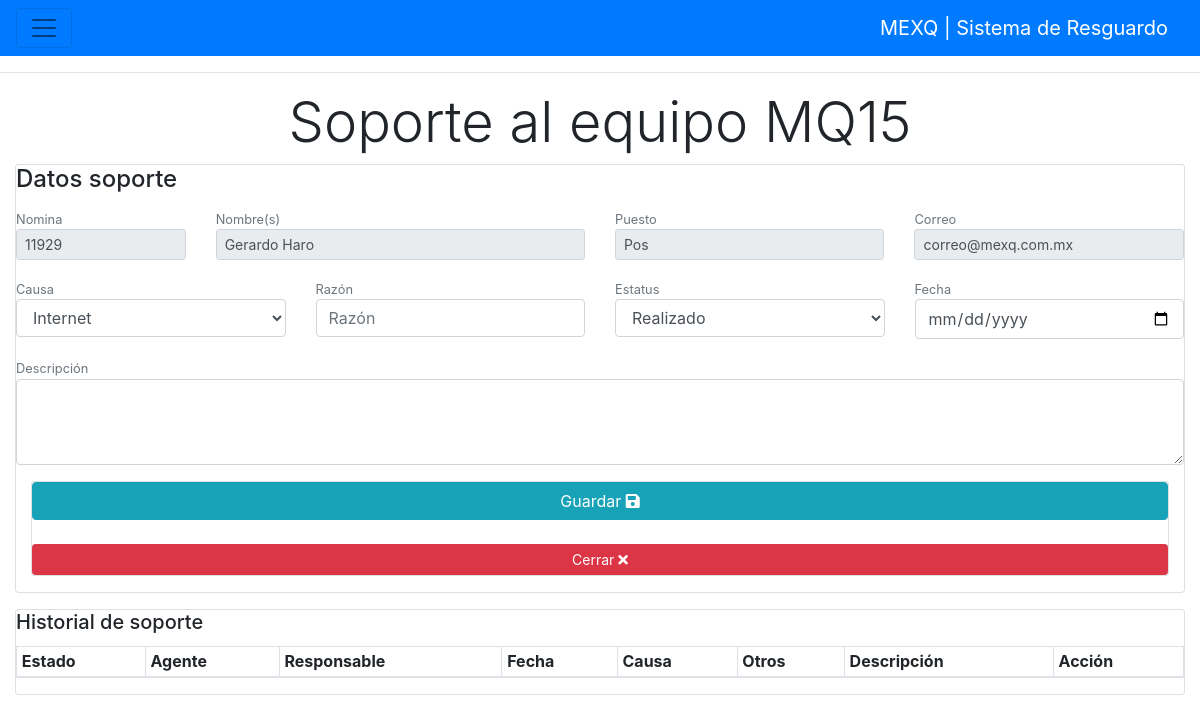
The page /index.php?computer_code=MQ15 (signed in) on the database its author committed.
### tables this page shows
CREATE TABLE IF NOT EXISTS `registry` (
`id` int(5) NOT NULL,
  `code` varchar(15) DEFAULT NULL,
  `id_employee` varchar(5) NOT NULL DEFAULT '0000',
  `employee_name` varchar(65) NOT NULL DEFAULT 'no_name',
  `position` varchar(55) NOT NULL DEFAULT 'no_position',
  `branch` varchar(35) DEFAULT NULL,
  `workstation` varchar(35) DEFAULT NULL,
  `mail` varchar(35) NOT NULL DEFAULT 'mail@mexq.com.mx',
  `phone` varchar(25) NOT NULL DEFAULT '55555',
  `date` varchar(15) NOT NULL DEFAULT '00-00-0000',
  `serial` varchar(45) DEFAULT NULL,
  `product` varchar(25) DEFAULT NULL,
  `brand` varchar(20) DEFAULT NULL,
  `model` varchar(20) DEFAULT NULL,
  `type` varchar(5) DEFAULT NULL,
  `invoicenbr` varchar(35) DEFAULT NULL,
  `invoicedate` varchar(25) DEFAULT NULL,
  `status` varchar(1) NOT NULL DEFAULT 'A',
  `comment` varchar(250) DEFAULT NULL,
  `active` int(1) NOT NULL DEFAULT '1',
  `date_update` datetime NOT NULL,
  `user_update` varchar(25) NOT NULL
);

### views/support.php (the view, shortened to what this page needs)
<?php
$conn = Connect();
$code = $_REQUEST['computer_code'];
	?>
	<form method="POST" action="controlers/support/save_data.php" enctype="multipart/form-data">
		<div class="row justify-content-md-center">
			<h3 class="display-4">Soporte al equipo <?php echo $code ?></h3>
		</div>
		<div class="form">
			<div class="row justify-content-md-center">
				<div class="col">
					<div class="card card-outline-info mb-3">
						<div class="card-block">
							<h4 class="card-title">Datos soporte</h4>
							<div class="row">
							<?php
							$stmSelect = "SELECT * FROM registry WHERE code='$code'";
							$execSelect = $conn->query($stmSelect);
							while ($row = $execSelect->fetch()):
							?>
								<div class="col-2">
									<div class="form-group">
										<small class="form-text text-muted">Nomina</small>
										<input type="text" class="form-control form-control-sm" name="txtEmpCode" value="<?php echo $row ["id_employee"]; ?>" readonly>
									</div>
								</div>
								<div class="col-4">
									<div class="form-group">
										<small class="form-text text-muted">Nombre(s)</small>
										<input type="text" class="form-control form-control-sm" name="txtEmpName" value="<?php echo $row ["employee_name"]; ?>" readonly>
									</div>
								</div>
								<div class="col-3">
									<div class="form-group">
										<small class="form-text text-muted">Puesto</small>
										<input type="text" class="form-control form-control-sm" name="txtPosition" value="<?php echo $row ["position"]; ?>" disabled>
									</div>
								</div>
								<div class="col-3">
									<div class="form-group">
										<small class="form-text text-muted">Correo</small>
										<input type="text" class="form-control form-control-sm" name="txtMail" value="<?php echo $row ["mail"]; ?>" disabled>
									</div>
								</div>
							<?php
								endwhile;
							?>
							</div>
							<div class="row">
								<div class="col-3">
									<div class="form-group">
										<small class="form-text text-muted">Causa</small>
										<select class="form-control" name="cmbReason">
											<option value="Internet">Internet</option>
										</select>
									</div>
								</div>
								<div class="col-3">
									<div class="form-group">
										<small class="form-text text-muted">Razón</small>
										<input type="text" class="form-control" name="txtOther" placeholder="Razón">
									</div>
								</div>
								<div class="col-3">
									<div class="form-group">
										<small class="form-text text-muted">Estatus</small>
										<select class="form-control" name="cmbStatus">
											<option value="1">Realizado</option>
										</select>
									</div>
								</div>
								<div class="col-3">
									<div class="form-group">
										<small class="form-text text-muted">Fecha</small>
										<input class="form-control" type="date" name="txtSupportDate">
									</div>
								</div>
							</div>
							<div class="row">
								<div class="col-12">
									<div class="form-group">
										<small class="form-text text-muted">Descripción</small>
										<textarea class="form-control" name="txtDesc" rows="3"></textarea>
									</div>
								</div>
							</div>
							<div class="col">
								<div class="card mb-3">
									<button type="submit" class="btn btn-info btn-block" name="btnSave" id="btnSave">Guardar <i class="fas fa-save"></i></button>
									<br>
									<a href="javascript:window.open('','_self').close();" class="btn btn-sm btn-danger">Cerrar <i class="fas fa-times"></i></a>
								</div>
							</div>
						</div>
					</div>
					<div class="card card-outline-warning mb-3">
						<div class="card-block table-responsive">
							<h5 class="card-title">Historial de soporte</h5>
					        <table class="table table-sm table-bordered table-hover table-striped">
					          <thead class="thead-inverse">
					            <tr>
					              <th>Estado</th>
					              <th>Agente</th>
					              <th>Responsable</th>
					              <th>Fecha</th>
					              <th>Causa</th>
					              <th>Otros</th>
					              <th>Descripción</th>
					              <th>Acción</th>
					            </tr>
					          </thead>
        					</table>
						</div>
					</div>
				</div>
			</div>
		</div>
	</form>

### css/styles.css (style rules this page uses)
* { margin:0; padding: 0; box-sizing:border-box; }
html body { background: #fff; }

### rows shown on the page
registry: txtEmpCode "11929", txtEmpName "Gerardo Haro", txtPosition "Pos", txtMail "correo@mexq.com.mx"

### other values the page prints
$code "MQ15"
